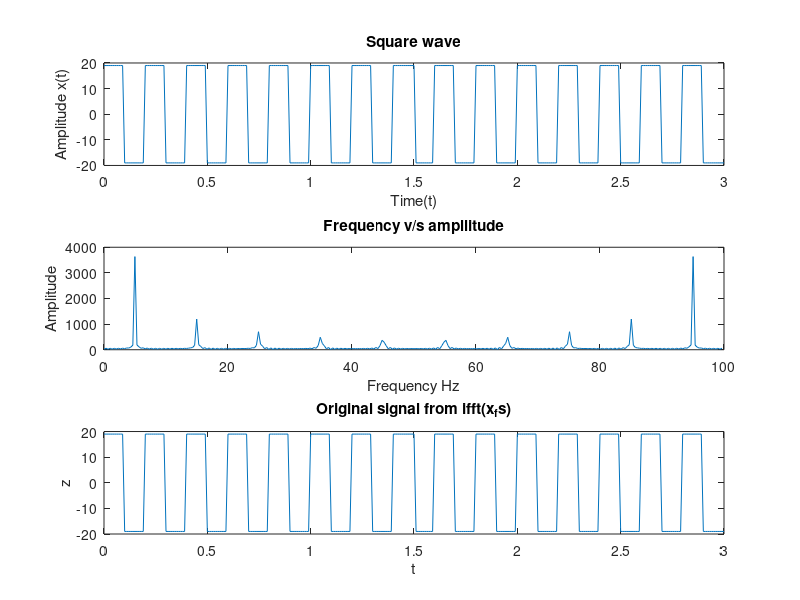

MATLAB code to generate this figure:
# 10 B) Write MATLAB code to generate and plot a square wave g(t) having following
#characteristics;
# frequency = 5Hz
# Amplitude = 19Volts
# Time interval = 0 <= t <= 3 Seconds;

f = 5;
amp = 19;
t = 0 : 0.01 : 3;
x = amp * square(2 * pi * f * t);
subplot(3, 1, 1);
plot(t, x);
xlabel('Time(t)');
ylabel('Amplitude x(t)');
title('Square wave');

#10.B.a). Performa a Fourier transform on the above signal using the command 
#FFT and plot the result in the frequency domain.

x_fs = fft(x);
Fs = 1 / 0.01;
f = (0:length(x_fs) - 1) * Fs/length(x_fs);
subplot(3, 1, 2);
plot(f, abs(x_fs));
title('Frequency v/s ampllitude');
xlabel('Frequency Hz');
ylabel('Amplitude');

#10.B.b). Write MATLAB code to perform the inverse Fourier Transform of the
#signal obtained in part (a) using the command (IFFT) and plot the result  in 
#the time domain.

z = ifft(x_fs);
subplot(3, 1, 3);
plot(t, z);
title('Original signal from ifft(x_fs)');
xlabel('t');
ylabel('z');
















